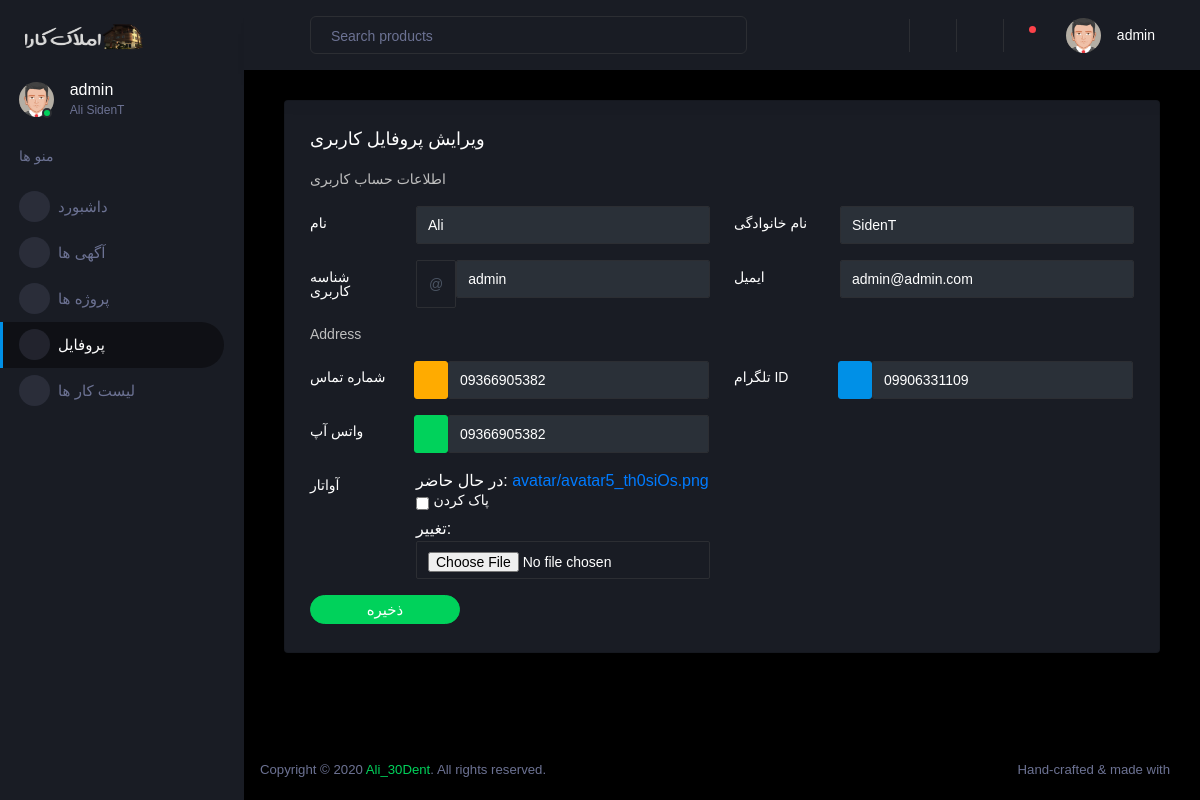
The page /accounts/profile/ (signed in) on the database its author committed.
### accounts/models.py (models this page shows)
class User(AbstractUser):
    phone = models.CharField(max_length=12 ,verbose_name="موبایل")
    watsapp = models.CharField(max_length=12 ,blank=True, verbose_name="شماره واتس آپ")
    telegram = models.CharField(max_length=12 ,blank=True, verbose_name="شماره تلگرام")
    avatar = models.ImageField(upload_to="avatar", blank=True, verbose_name="تصویر نمایه")

### accounts/views.py (the view)
# urls.py: path('profile/', profile.as_view(), name='profile'),
class profile(LoginRequiredMixin ,UpdateView):
    model = User
    form_class = ProfileForm
    success_url = reverse_lazy("accounts:profile")
    template_name = "panel/profile.html"
    def get_object(self):
        return User.objects.get(pk = self.request.user.pk)
    def get_form_kwargs(self):
        kwargs = super(profile, self).get_form_kwargs()
        kwargs.update({
            'user': self.request.user
		})
        return kwargs

### accounts/forms.py
class ProfileForm(forms.ModelForm):
	def __init__(self, *args, **kwargs):
		user = kwargs.pop('user')
		super(ProfileForm, self).__init__(*args, **kwargs)
		self.fields['username'].help_text = None
		if not user.is_superuser:
			self.fields['username'].disabled = True
	class Meta:
		model = User
		fields = [
                    'username',
                    'email',
                    'first_name',
                    'last_name',
                    'phone',
                    'telegram',
                    'watsapp',
                    'avatar',
                ]

### templates/panel/profile.html (shortened to what this page needs)
{% extends 'panel/base.html' %}
{% load widget_tweaks %}
{% block content %}
<div class="container-scroller">
      {% include './partials/_sidebar.html' %}
      <div class="container-fluid page-body-wrapper">
        {% include './partials/_navbar.html' %}
        <div class="main-panel">
          <div class="content-wrapper">
            <div class="col-12 grid-margin">
              <div class="card">
                <div class="card-body">
                  <h4 class="card-title">ویرایش پروفایل کاربری</h4>
                  <form class="form-sample" method="post">
                    <p class="card-description">اطلاعات حساب کاربری</p>
                    <div class="row">
                      <div class="col-md-6">
                        <div class="form-group row">
                          <label class="col-sm-3 col-form-label">نام</label>
                          <div class="col-sm-9">
                            {{ form.first_name| add_class:"form-control" }}
                          </div>
                        </div>
                      </div>
                      <div class="col-md-6">
                        <div class="form-group row">
                          <label class="col-sm-3 col-form-label">نام خانوادگی</label>
                          <div class="col-sm-9">
                            {{ form.last_name| add_class:"form-control" }}
                          </div>
                        </div>
                      </div>
                    </div>
                    <div class="row">
                      <div class="col-md-6">
                        <div class="form-group row">
                          <label class="col-sm-3 col-form-label">شناسه کاربری</label>
                          <div class="col-sm-9 input-group-prepend">
                            <span class="input-group-text">@</span>
                            {{ form.username| add_class:"form-control " }}
                          </div>
                        </div>
                      </div>
                      <div class="col-md-6">
                        <div class="form-group row">
                          <label class="col-sm-3 col-form-label">ایمیل</label>
                          <div class="col-sm-9">
                            {{ form.email| add_class:"form-control" }}
                          </div>
                        </div>
                      </div>
                    </div>
                    <p class="card-description"> Address </p>
                    <div class="row">
                      <div class="col-md-6">
                        <div class="form-group row">
                          <label class="col-sm-3 col-form-label">شماره تماس</label>
                          <div class="col-sm-9 input-group-append">
                            <div class="input-group-append">
                              <button class="btn btn-sm btn-warning" type="button">
                                <i class="mdi mdi-phone"></i>
                              </button>
                            </div>
                             {{ form.phone| add_class:"form-control" }}
                          </div>
                        </div>
                      </div>
                      <div class="col-md-6">
                        <div class="form-group row">
                          <label class="col-sm-3 col-form-label">تلگرام ID</label>
                          <div class="col-sm-9 input-group-append">
                            <div class="input-group-append">
                              <button class="btn btn-sm btn-primary" type="button">
                                <i class="mdi mdi-telegram"></i>
                              </button>
                            </div>
                            {{ form.telegram| add_class:"form-control" }}
                          </div>
                        </div>
                      </div>
                    </div>
                    <div class="row">
                      <div class="col-md-6">
                        <div class="form-group row">
                          <label class="col-sm-3 col-form-label">واتس آپ</label>
                          <div class="col-sm-9 input-group-append">
                            <div class="input-group-append">
                              <button class="btn btn-sm btn-success" type="button">
                                <i class="mdi mdi-whatsapp"></i>
                              </button>
                            </div>
                            {{ form.watsapp| add_class:"form-control" }}
                          </div>
                        </div>
                      </div>
                    </div>
                    <div class="row">
                      <div class="col-md-6">
                        <div class="form-group row">
                          <label class="col-sm-3 col-form-label">آواتار</label>
                          <div class="col-sm-9">
                            {{ form.avatar| add_class:"form-control file-upload-info" }}
                          </div>
                        </div>
                      </div>
                    </div>
                    <button type="submit" class="btn btn-success btn-rounded btn-fw mr-2">ذخیره</button>
                  </form>
                </div>
              </div>
            </div>
          </div>
          {% include './partials/_footer.html' %}
        </div>
      </div>
    </div>
    {% endblock %}

### templates/panel/partials/_sidebar.html (shortened to what this page needs)
{% load static %}
<nav class="sidebar sidebar-offcanvas" id="sidebar">
  <div class="sidebar-brand-wrapper d-none d-lg-flex align-items-center justify-content-center fixed-top">
    <a class="sidebar-brand brand-logo" href="{% url 'accounts:dashboard' %}"><img src="{% static 'panel/assets/images/logo-AK-1.png' %}" alt="logo" /></a>
  </div>
  <ul class="nav">
    <li class="nav-item profile">
      <div class="profile-desc">
        <div class="profile-pic">
          <div class="count-indicator">
            <img class="img-xs rounded-circle " src="{{ user.avatar.url }}" alt="{% static 'panel/assets/images/faces-clipart/pic-4.png' %}">
            <span class="count bg-success"></span>
          </div>
          <div class="profile-name">
            <h5 class="mb-0 font-weight-normal">{{ user.username }}</h5>
            <span>{{ user.get_full_name }}</span>
          </div>
        </div>
        <a href="#" id="profile-dropdown" data-toggle="dropdown"><i class="mdi mdi-dots-vertical"></i></a>
      </div>
    </li>
    <li class="nav-item nav-category">
      <span class="nav-link">منو ها</span>
    </li>
    <li class="nav-item menu-items {% if request.resolver_match.url_name == 'dashboard' %} active {% endif %}">
      <a class="nav-link" href="{% url 'accounts:dashboard' %}">
        <span class="menu-icon">
          <i class="mdi mdi-speedometer"></i>
        </span>
        <span class="menu-title">داشبورد</span>
      </a>
    </li>
    <li class="nav-item menu-items {% if request.resolver_match.url_name == 'add-blog' and 'blog-list' %} active {% endif %}">
      <a class="nav-link" data-toggle="collapse" href="#ui-basic" aria-expanded="false" aria-controls="ui-basic">
        <span class="menu-icon">
          <i class="mdi mdi-laptop"></i>
        </span>
        <span class="menu-title">آگهی ها</span>
        <i class="menu-arrow"></i>
      </a>
    </li>
    <li class="nav-item menu-items">
      <a class="nav-link" href="#">
        <span class="menu-icon">
          <i class="mdi mdi-playlist-play"></i>
        </span>
        <span class="menu-title">پروژه ها</span>
      </a>
    </li>
    <li class="nav-item menu-items {% if request.resolver_match.url_name == 'profile' %} active {% endif %}">
      <a class="nav-link" href="{% url 'accounts:profile' %}">
        <span class="menu-icon">
          <i class="mdi mdi-table-large"></i>
        </span>
        <span class="menu-title">پروفایل</span>
      </a>
    </li>
    <li class="nav-item menu-items">
      <a class="nav-link" href="#">
        <span class="menu-icon">
          <i class="mdi mdi-chart-bar"></i>
        </span>
        <span class="menu-title">لیست کار ها</span>
      </a>
    </li>
  </ul>
</nav>

### templates/panel/partials/_navbar.html (shortened to what this page needs)
{% load static %}
<nav class="navbar p-0 fixed-top d-flex flex-row">
  <div class="navbar-menu-wrapper flex-grow d-flex align-items-stretch">
    <button class="navbar-toggler navbar-toggler align-self-center" type="button" data-toggle="minimize">
      <span class="mdi mdi-menu"></span>
    </button>
    <ul class="navbar-nav w-100">
      <li class="nav-item w-100">
        <form class="nav-link mt-2 mt-md-0 d-none d-lg-flex search">
          <input type="text" class="form-control" placeholder="Search products">
        </form>
      </li>
    </ul>
    <ul class="navbar-nav navbar-nav-right">
      <li class="nav-item dropdown border-left">
        <a class="nav-link" href="{% url 'Ads:index' %}">
          <i class="mdi mdi-plus"></i>
        </a>
      </li>
      <li class="nav-item dropdown border-left">
        <a class="nav-link" href="{% url 'Ads:index' %}">
          <i class="mdi mdi-home"></i>
        </a>
      </li>
      <li class="nav-item dropdown border-left">
        <a class="nav-link count-indicator dropdown-toggle" id="notificationDropdown" href="#" data-toggle="dropdown">
          <i class="mdi mdi-bell"></i>
          <span class="count bg-danger"></span>
        </a>
      </li>
      <li class="nav-item dropdown">
        <a class="nav-link" id="profileDropdown" href="#" data-toggle="dropdown">
          <div class="navbar-profile">
            <img class="img-xs rounded-circle" src="{{ user.avatar.url }}" alt="{% static 'panel/assets/images/faces-clipart/pic-4.png' %}">
            <p class="mb-0 d-none d-sm-block navbar-profile-name">{{ user.username }}</p>
            <i class="mdi mdi-menu-down d-none d-sm-block"></i>
          </div>
        </a>
      </li>
    </ul>
  </div>
</nav>

### rows shown on the page
User: avatar (picture), username "admin", get_full_name "Ali SidenT", first_name "Ali", last_name "SidenT", email "admin@admin.com", phone "09366905382", telegram "09906331109", watsapp "09366905382"
